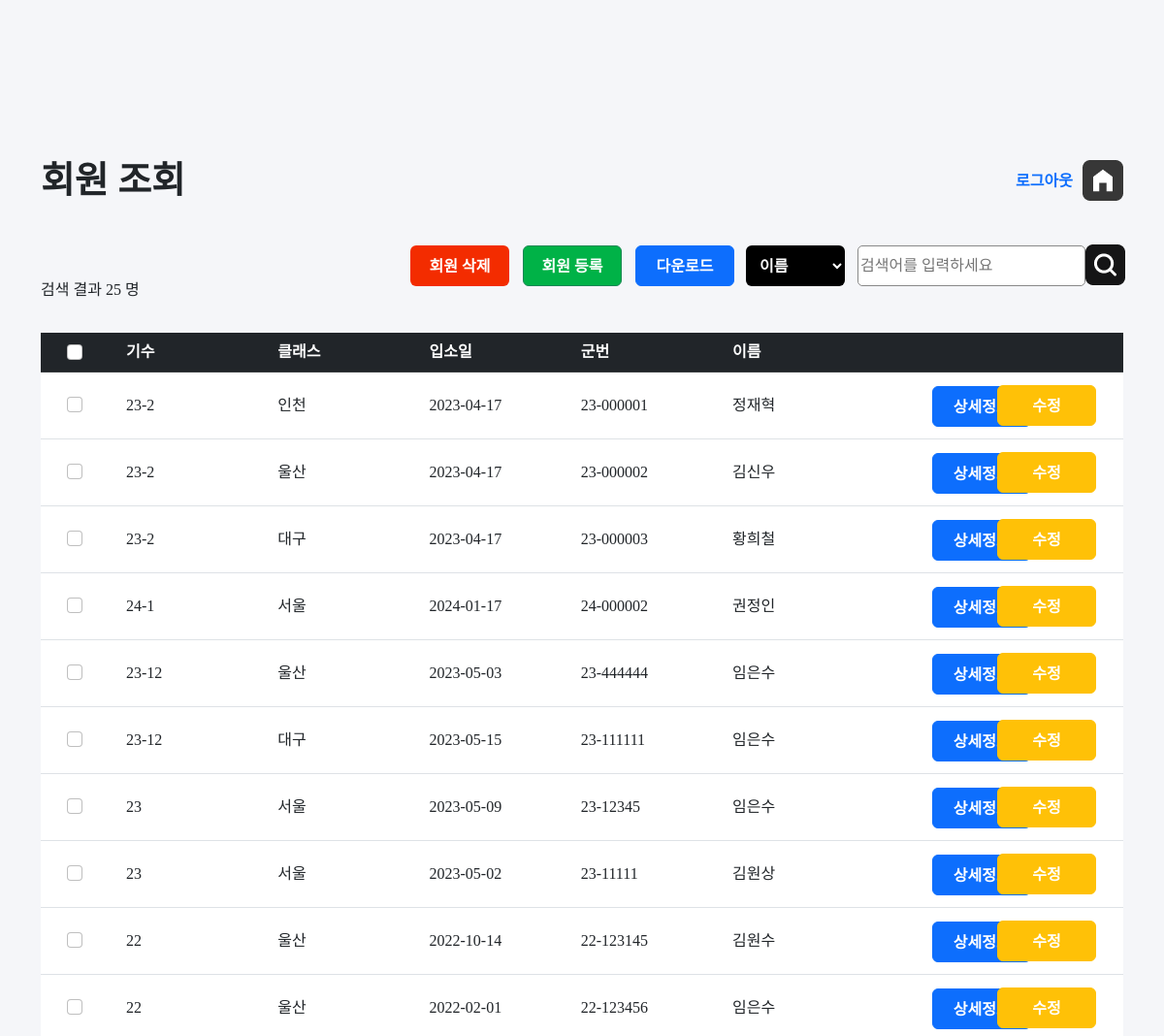
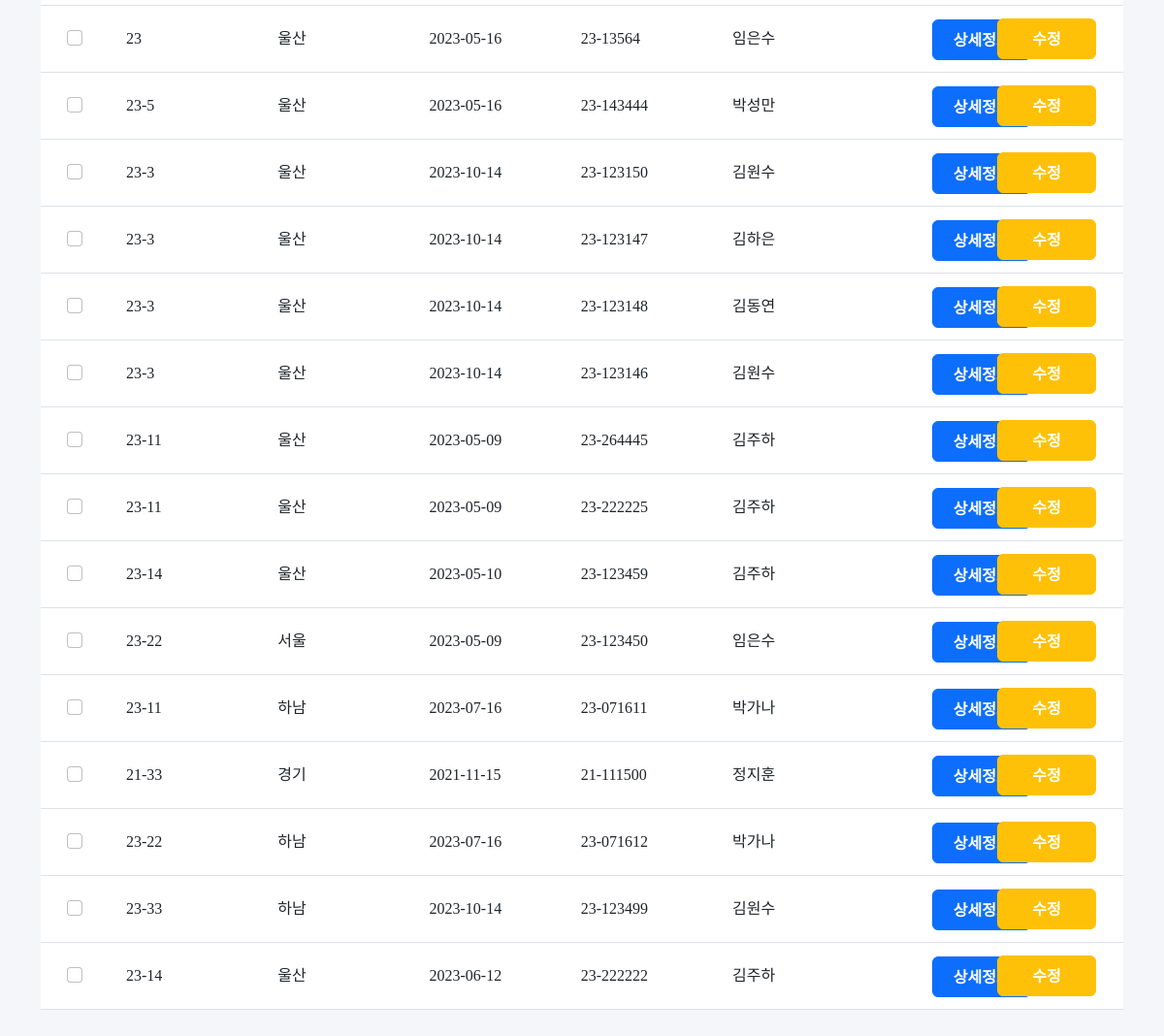
The app's page /jangseong/search.php (signed in), older data (2 pictures, top to bottom).
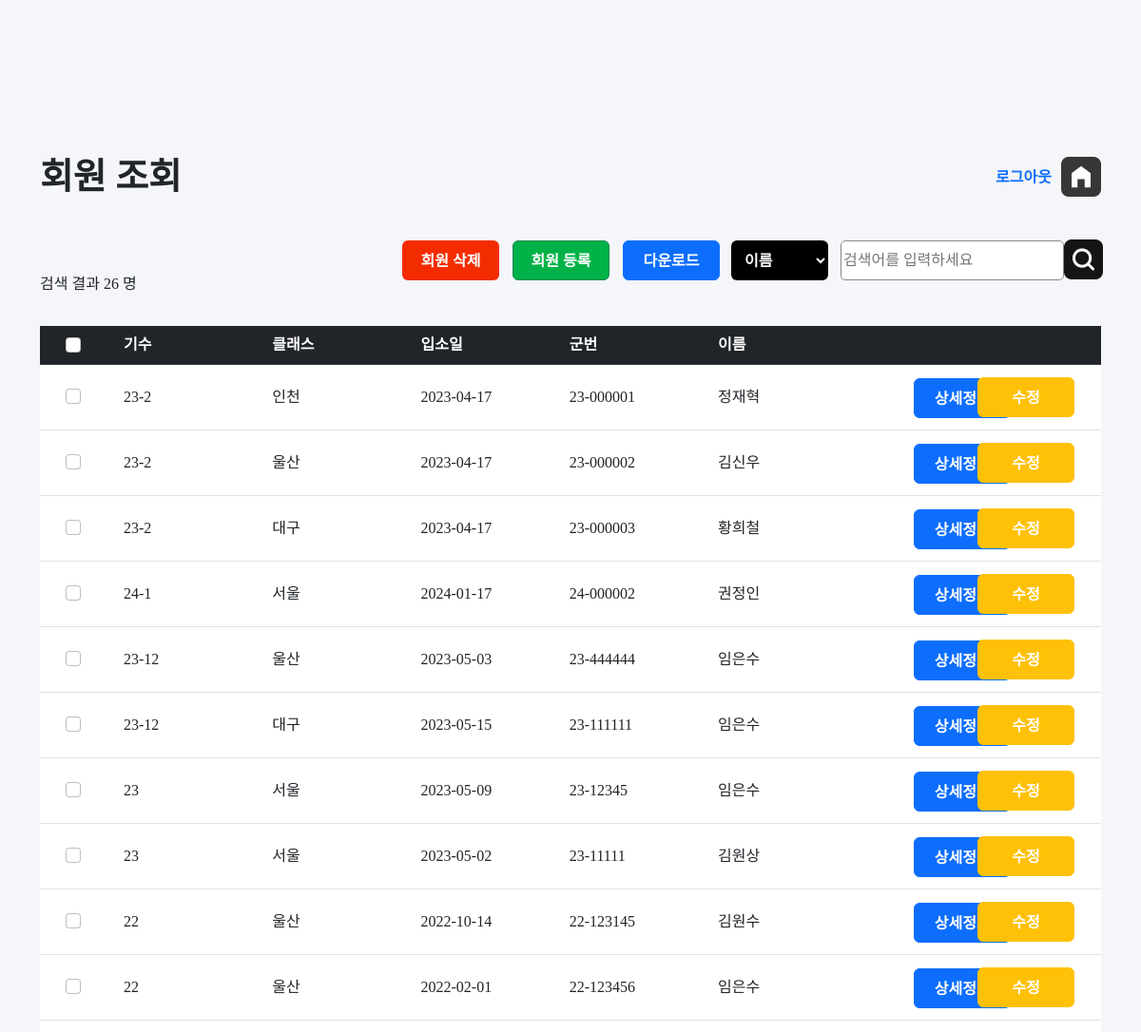
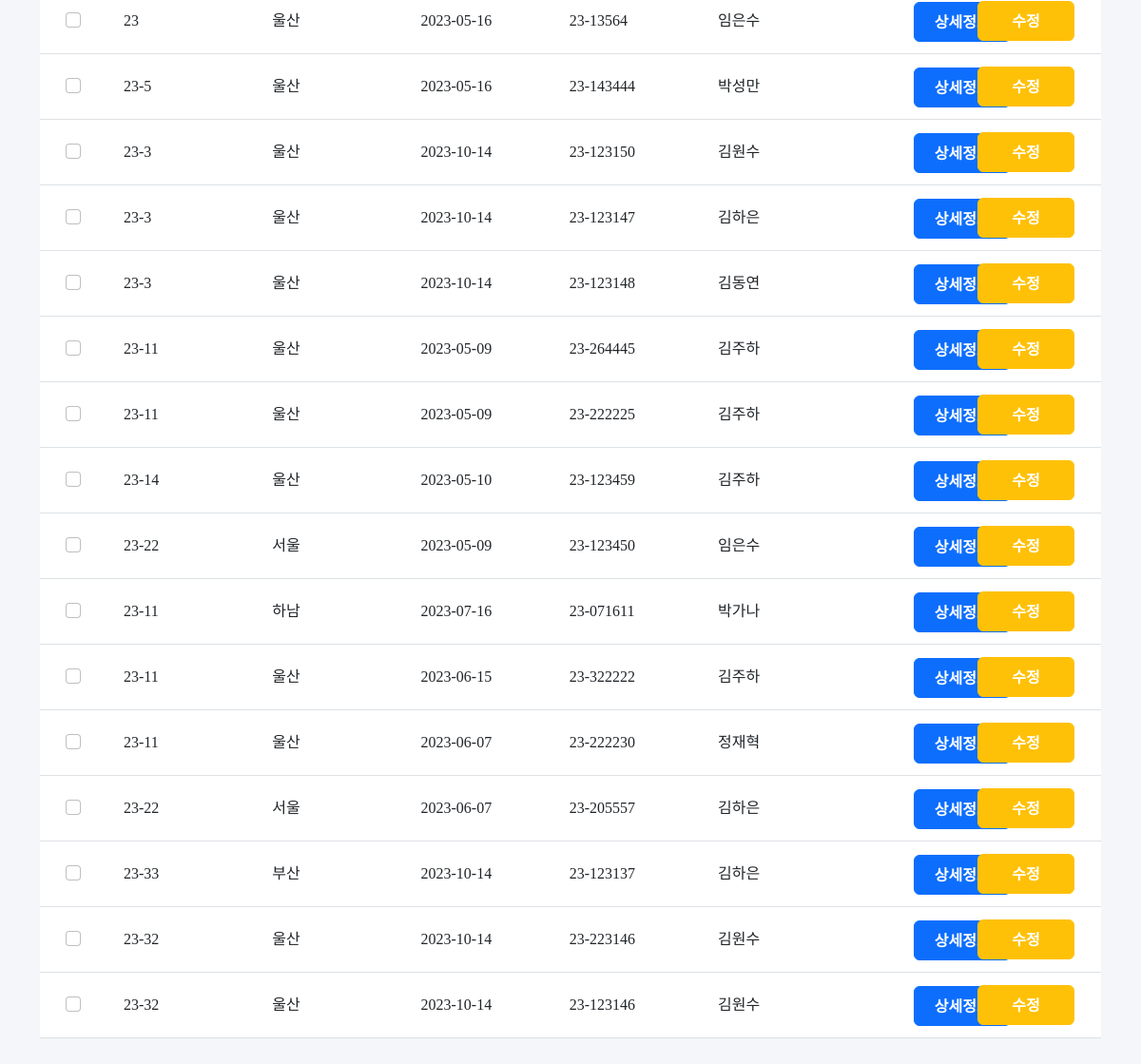
The same page, newer data (2 pictures, top to bottom).
### tables this page shows
CREATE TABLE `member` (
  `id` int(11) NOT NULL,
  `num` varchar(10) NOT NULL,
  `class` varchar(10) NOT NULL,
  `date` date NOT NULL,
  `memID` varchar(20) NOT NULL,
  `name` varchar(20) NOT NULL,
  `password` varchar(20) NOT NULL
);

### jangseong/search.php (the view, shortened to what this page needs)
<?php
if(!isset($_SESSION["login"]))
{
    header('location: index.php');
}
else{
?>
<!DOCTYPE html>
<html lang="en">
<head>
    <link rel="stylesheet" href="style.css">
    <link rel="stylesheet" href="src/bootstrap.min.css">
    <link rel="stylesheet" href="src/style.css">
    <link rel="stylesheet" href="https://cdnjs.cloudflare.com/ajax/libs/font-awesome/4.7.0/css/font-awesome.min.css">
</head>
<body>
    <div class="container"  >
        <div id="top">
            <h2>회원 조회</h2>
            <div id="top-right">
                <div class="btnlogout">
                    <a id="home" href="list.php">
                        <img src="imgs/home.png">
                    </a>
                    <a id="logtext" href="#" onclick="showMessageBox()" >로그아웃</a>
                </div>
            </div>
        </div>
    </div>
    <div class="container" >
        <div id="listaction">
            <div id="right">
                <div id="btnaction">
                    <button type="button" id="btndelete" class="btn btnfix" onclick="checkCheckbox()">회원 삭제</button>
                    <a href="add.php" type="button" id="btnadd" class="btn btn-success btnfix">회원 등록 </a>
                    <a href="export.php" class="btn btn-primary btnfix" id="btndownload ">다운로드</a>
                </div>
                <form action="search.php" method="post">
                    <select name="searchoption" id="searchoption" class="btnfix">
                        <option value ="name">이름</option>
                    </select>
                    <button id="btnSearch" type="submit"><img src="imgs/search.png"></button>
                    <input type="text" id="txtSearch" placeholder="검색어를 입력하세요" name="txtsearch" required >
                </form>
            </div>
        </div>
    </div>
    <div class="container" >
        <?php
        require 'config.php';
        $txtsearch = $_POST["txtsearch"];
        if(!isset($_POST['searchoption'])) {
            $sql = "SELECT * FROM member where name like '%$txtsearch%'  ";
        }
                    $result = $conn->query($sql);
                    $num = $result->num_rows;
                    echo "검색 결과 ".$num." 명";
                ?>
    </div>
    <div class="container">
    <div id="main">
        <table class="table">
        <form method="get" action="delete.php" name="listmember">
            <thead class="table-dark">
            <tr>
                    <th  class="text-center firstcol"  ><input class="form-check-input checklist" style="position:relative; left:-5px; " type="checkbox" id="myCheck" onclick="checkall()"></th>
                    <th class="listcol">기수</th>
                    <th class="listcol">클래스</th>
                    <th class="listcol">입소일</th>
                    <th class="listcol">군번</th>
                    <th class="listcol">이름</th>
                    <th >&nbsp;</th>
            </tr>
            </thead>
            <tbody>
            <?php
                    $result = $conn->query($sql);
                if ($result->num_rows > 0) {
                    $num=0;
                    while($row = $result->fetch_assoc()) {
                    $memberID = $row['id'];
            ?>
            <tr>
                    <td class="text-center" > <input class="form-check-input justify-content-center checkitem" style="position:relative; left:-5px; "   type="checkbox" id="myCheck<?php  echo $num;?>" name="mem[]" value="<?php echo $row['id'];?>"></td>
                    <td><?php echo $row['num']; ?></td>
                    <td><?php echo $row['class']; ?></td>
                    <td><?php echo $row['date']; ?></td>
                    <td><?php echo $row['memID']; ?></td>
                    <td><?php echo $row['name']; ?></td>
                    <td id="cot" ><a href="view.php?memID=<?php echo $row['memID']; ?>" class="btn btn-primary btnfix" style="position:relative; left:50px;" >상세정보</a> <a href="edit.php?id=<?php echo $memberID ?>" class="btn btn-warning btnfix" style="color:white; float:right; margin-right:20px; position:relative; top:5px;" >수정</a></td>
             </tr>
            <?php
                $num+=1;
            }
            } else {
            }
            ?>
            </tbody>
            </form>
        </table>
        </div>
    </div>
</body>
</html>
<?php
}
?>

Row changes from the older to the newer data that the page shows:
removed member: num "23-3", class "울산", date "2023-10-14", memID "23-123146", name "김원수"
removed member: num "21-33", class "경기", date "2021-11-15", memID "21-111500", name "정지훈"
removed member: num "23-22", class "하남", date "2023-07-16", memID "23-071612", name "박가나"
removed member: num "23-33", class "하남", date "2023-10-14", memID "23-123499", name "김원수"
removed member: num "23-14", class "울산", date "2023-06-12", memID "23-222222", name "김주하"
added member: num "23-11", class "울산", date "2023-06-15", memID "23-322222", name "김주하"
added member: num "23-11", class "울산", date "2023-06-07", memID "23-222230", name "정재혁"
added member: num "23-22", class "서울", date "2023-06-07", memID "23-205557", name "김하은"
added member: num "23-33", class "부산", date "2023-10-14", memID "23-123137", name "김하은"
added member: num "23-32", class "울산", date "2023-10-14", memID "23-223146", name "김원수"
added member: num "23-32", class "울산", date "2023-10-14", memID "23-123146", name "김원수"
Text that changed along with them:
$num: "25" → "26"
